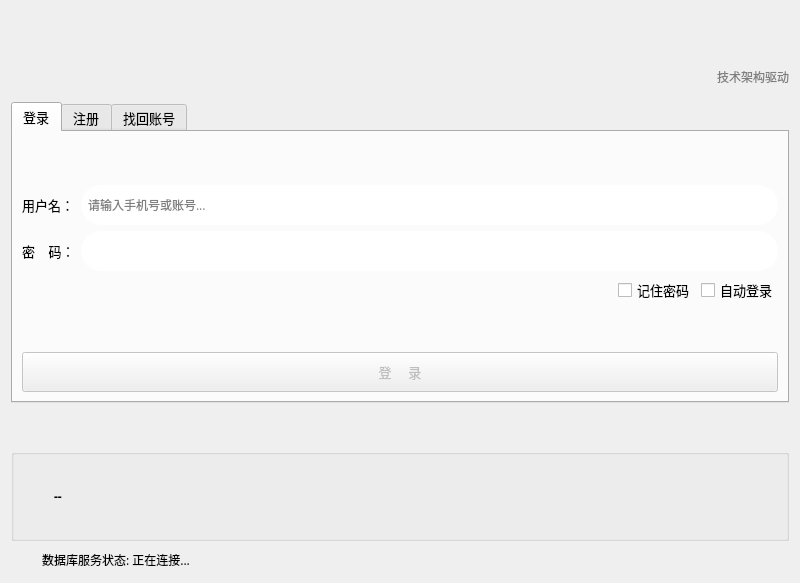
<?xml version="1.0" encoding="UTF-8"?>
<ui version="4.0">
 <class>formLogin</class>
 <widget class="QWidget" name="formLogin">
  <property name="geometry">
   <rect>
    <x>0</x>
    <y>0</y>
    <width>800</width>
    <height>583</height>
   </rect>
  </property>
  <property name="minimumSize">
   <size>
    <width>800</width>
    <height>520</height>
   </size>
  </property>
  <property name="maximumSize">
   <size>
    <width>810</width>
    <height>16777215</height>
   </size>
  </property>
  <property name="font">
   <font>
    <family>微软雅黑</family>
    <pointsize>9</pointsize>
   </font>
  </property>
  <property name="windowTitle">
   <string>WePlanet 登录</string>
  </property>
  <property name="windowIcon">
   <iconset resource="resource.qrc">
    <normaloff>:/images/logo/MagicLightAssistant.png</normaloff>:/images/logo/MagicLightAssistant.png</iconset>
  </property>
  <layout class="QGridLayout" name="gridLayout_11">
   <item row="2" column="0" colspan="5">
    <widget class="QTabWidget" name="tabWidget">
     <property name="font">
      <font>
       <family>微软雅黑</family>
       <pointsize>10</pointsize>
      </font>
     </property>
     <property name="currentIndex">
      <number>0</number>
     </property>
     <widget class="QWidget" name="tab">
      <attribute name="title">
       <string>登录</string>
      </attribute>
      <layout class="QGridLayout" name="gridLayout_3">
       <item row="1" column="0" colspan="3">
        <layout class="QGridLayout" name="gridLayout">
         <item row="1" column="1">
          <widget class="QLineEdit" name="lineEdit_Pwd">
           <property name="minimumSize">
            <size>
             <width>0</width>
             <height>40</height>
            </size>
           </property>
           <property name="font">
            <font>
             <family>微软雅黑</family>
             <pointsize>9</pointsize>
            </font>
           </property>
           <property name="styleSheet">
            <string notr="true">border-radius: 20px;/*设置圆角的大小*/
border: .5px solid rgb(207, 207, 207);
padding: 0px 5px;</string>
           </property>
           <property name="maxLength">
            <number>16</number>
           </property>
           <property name="echoMode">
            <enum>QLineEdit::Password</enum>
           </property>
          </widget>
         </item>
         <item row="1" column="0">
          <widget class="QLabel" name="label_3">
           <property name="text">
            <string>密    码：</string>
           </property>
          </widget>
         </item>
         <item row="0" column="0">
          <widget class="QLabel" name="label_2">
           <property name="text">
            <string>用户名：</string>
           </property>
          </widget>
         </item>
         <item row="0" column="1">
          <widget class="QLineEdit" name="lineEdit_Uid">
           <property name="minimumSize">
            <size>
             <width>0</width>
             <height>40</height>
            </size>
           </property>
           <property name="font">
            <font>
             <family>微软雅黑</family>
             <pointsize>9</pointsize>
            </font>
           </property>
           <property name="styleSheet">
            <string notr="true">border-radius: 20px;/*设置圆角的大小*/
border: .5px solid rgb(207, 207, 207);
padding: 0px 5px;</string>
           </property>
           <property name="inputMask">
            <string/>
           </property>
           <property name="text">
            <string/>
           </property>
           <property name="maxLength">
            <number>32767</number>
           </property>
           <property name="placeholderText">
            <string>请输入手机号或账号...</string>
           </property>
          </widget>
         </item>
        </layout>
       </item>
       <item row="3" column="0" colspan="3">
        <spacer name="verticalSpacer_2">
         <property name="orientation">
          <enum>Qt::Vertical</enum>
         </property>
         <property name="sizeHint" stdset="0">
          <size>
           <width>20</width>
           <height>40</height>
          </size>
         </property>
        </spacer>
       </item>
       <item row="2" column="2">
        <widget class="QCheckBox" name="checkBox_autoLogin">
         <property name="text">
          <string>自动登录</string>
         </property>
        </widget>
       </item>
       <item row="0" column="0" colspan="3">
        <spacer name="verticalSpacer_4">
         <property name="orientation">
          <enum>Qt::Vertical</enum>
         </property>
         <property name="sizeHint" stdset="0">
          <size>
           <width>20</width>
           <height>40</height>
          </size>
         </property>
        </spacer>
       </item>
       <item row="2" column="0">
        <spacer name="horizontalSpacer_2">
         <property name="orientation">
          <enum>Qt::Horizontal</enum>
         </property>
         <property name="sizeHint" stdset="0">
          <size>
           <width>416</width>
           <height>20</height>
          </size>
         </property>
        </spacer>
       </item>
       <item row="4" column="0" colspan="3">
        <widget class="QPushButton" name="btn_Login">
         <property name="enabled">
          <bool>false</bool>
         </property>
         <property name="minimumSize">
          <size>
           <width>0</width>
           <height>40</height>
          </size>
         </property>
         <property name="layoutDirection">
          <enum>Qt::LeftToRight</enum>
         </property>
         <property name="text">
          <string>  登     录  </string>
         </property>
         <property name="icon">
          <iconset resource="resource.qrc">
           <normaloff>:/images/color_icon/arrow_up_2.svg</normaloff>:/images/color_icon/arrow_up_2.svg</iconset>
         </property>
         <property name="iconSize">
          <size>
           <width>22</width>
           <height>22</height>
          </size>
         </property>
        </widget>
       </item>
       <item row="2" column="1">
        <widget class="QCheckBox" name="checkBox_remPwd">
         <property name="text">
          <string>记住密码</string>
         </property>
        </widget>
       </item>
      </layout>
     </widget>
     <widget class="QWidget" name="tab_2">
      <attribute name="title">
       <string>注册</string>
      </attribute>
      <layout class="QGridLayout" name="gridLayout_4">
       <item row="0" column="1" colspan="2">
        <spacer name="verticalSpacer_8">
         <property name="orientation">
          <enum>Qt::Vertical</enum>
         </property>
         <property name="sizeHint" stdset="0">
          <size>
           <width>468</width>
           <height>40</height>
          </size>
         </property>
        </spacer>
       </item>
       <item row="1" column="0" colspan="4">
        <layout class="QGridLayout" name="gridLayout_2">
         <item row="0" column="0">
          <widget class="QLabel" name="label_6">
           <property name="minimumSize">
            <size>
             <width>0</width>
             <height>35</height>
            </size>
           </property>
           <property name="text">
            <string>姓       名：</string>
           </property>
          </widget>
         </item>
         <item row="0" column="1">
          <widget class="QLineEdit" name="lineEdit_SignupName">
           <property name="minimumSize">
            <size>
             <width>0</width>
             <height>35</height>
            </size>
           </property>
           <property name="maximumSize">
            <size>
             <width>16777215</width>
             <height>16777215</height>
            </size>
           </property>
           <property name="font">
            <font>
             <family>微软雅黑</family>
             <pointsize>9</pointsize>
            </font>
           </property>
           <property name="styleSheet">
            <string notr="true">border-radius: 17px;/*设置圆角的大小*/
border: .5px solid rgb(207, 207, 207);
padding: 0px 5px;</string>
           </property>
           <property name="text">
            <string/>
           </property>
           <property name="maxLength">
            <number>16</number>
           </property>
          </widget>
         </item>
         <item row="0" column="2">
          <widget class="QLabel" name="label_11">
           <property name="minimumSize">
            <size>
             <width>0</width>
             <height>35</height>
            </size>
           </property>
           <property name="text">
            <string>手  机  号：</string>
           </property>
          </widget>
         </item>
         <item row="0" column="3">
          <widget class="QLineEdit" name="lineEdit_SignupTel">
           <property name="minimumSize">
            <size>
             <width>0</width>
             <height>35</height>
            </size>
           </property>
           <property name="maximumSize">
            <size>
             <width>16777215</width>
             <height>16777215</height>
            </size>
           </property>
           <property name="font">
            <font>
             <family>微软雅黑</family>
             <pointsize>9</pointsize>
            </font>
           </property>
           <property name="styleSheet">
            <string notr="true">border-radius: 17px;/*设置圆角的大小*/
border: .5px solid rgb(207, 207, 207);
padding: 0px 5px;</string>
           </property>
           <property name="maxLength">
            <number>16</number>
           </property>
           <property name="placeholderText">
            <string>可用于登录账号...</string>
           </property>
          </widget>
         </item>
         <item row="1" column="0">
          <widget class="QLabel" name="label_7">
           <property name="minimumSize">
            <size>
             <width>0</width>
             <height>35</height>
            </size>
           </property>
           <property name="text">
            <string>密       码：</string>
           </property>
          </widget>
         </item>
         <item row="1" column="1" colspan="3">
          <widget class="QLineEdit" name="lineEdit_SignupPwd">
           <property name="minimumSize">
            <size>
             <width>0</width>
             <height>35</height>
            </size>
           </property>
           <property name="maximumSize">
            <size>
             <width>16777215</width>
             <height>16777215</height>
            </size>
           </property>
           <property name="font">
            <font>
             <family>微软雅黑</family>
             <pointsize>9</pointsize>
            </font>
           </property>
           <property name="styleSheet">
            <string notr="true">border-radius: 17px;/*设置圆角的大小*/
border: .5px solid rgb(207, 207, 207);
padding: 0px 5px;</string>
           </property>
           <property name="maxLength">
            <number>16</number>
           </property>
           <property name="echoMode">
            <enum>QLineEdit::Password</enum>
           </property>
          </widget>
         </item>
         <item row="2" column="0">
          <widget class="QLabel" name="label_12">
           <property name="minimumSize">
            <size>
             <width>0</width>
             <height>35</height>
            </size>
           </property>
           <property name="text">
            <string>确认密码：</string>
           </property>
          </widget>
         </item>
         <item row="2" column="1" colspan="3">
          <widget class="QLineEdit" name="lineEdit_SignupPwdAgain">
           <property name="minimumSize">
            <size>
             <width>0</width>
             <height>35</height>
            </size>
           </property>
           <property name="maximumSize">
            <size>
             <width>16777215</width>
             <height>16777215</height>
            </size>
           </property>
           <property name="font">
            <font>
             <family>微软雅黑</family>
             <pointsize>9</pointsize>
            </font>
           </property>
           <property name="styleSheet">
            <string notr="true">border-radius: 17px;/*设置圆角的大小*/
border: .5px solid rgb(207, 207, 207);
padding: 0px 5px;</string>
           </property>
           <property name="maxLength">
            <number>16</number>
           </property>
           <property name="echoMode">
            <enum>QLineEdit::Password</enum>
           </property>
          </widget>
         </item>
        </layout>
       </item>
       <item row="2" column="0">
        <spacer name="verticalSpacer_3">
         <property name="orientation">
          <enum>Qt::Vertical</enum>
         </property>
         <property name="sizeHint" stdset="0">
          <size>
           <width>20</width>
           <height>40</height>
          </size>
         </property>
        </spacer>
       </item>
       <item row="2" column="1">
        <spacer name="horizontalSpacer">
         <property name="orientation">
          <enum>Qt::Horizontal</enum>
         </property>
         <property name="sizeHint" stdset="0">
          <size>
           <width>397</width>
           <height>20</height>
          </size>
         </property>
        </spacer>
       </item>
       <item row="2" column="2">
        <widget class="QLabel" name="label_13">
         <property name="minimumSize">
          <size>
           <width>0</width>
           <height>35</height>
          </size>
         </property>
         <property name="text">
          <string>性       别：</string>
         </property>
        </widget>
       </item>
       <item row="2" column="3">
        <widget class="QComboBox" name="comBox_gender">
         <property name="minimumSize">
          <size>
           <width>90</width>
           <height>30</height>
          </size>
         </property>
         <item>
          <property name="text">
           <string>请选择</string>
          </property>
         </item>
         <item>
          <property name="text">
           <string>男</string>
          </property>
         </item>
         <item>
          <property name="text">
           <string>女</string>
          </property>
         </item>
        </widget>
       </item>
       <item row="3" column="0" colspan="4">
        <widget class="QPushButton" name="btn_Signup">
         <property name="enabled">
          <bool>false</bool>
         </property>
         <property name="minimumSize">
          <size>
           <width>0</width>
           <height>40</height>
          </size>
         </property>
         <property name="layoutDirection">
          <enum>Qt::LeftToRight</enum>
         </property>
         <property name="text">
          <string>注     册</string>
         </property>
        </widget>
       </item>
      </layout>
     </widget>
     <widget class="QWidget" name="tab_3">
      <attribute name="title">
       <string>找回账号</string>
      </attribute>
      <layout class="QGridLayout" name="gridLayout_13">
       <item row="0" column="0">
        <layout class="QGridLayout" name="gridLayout_12">
         <item row="0" column="0">
          <widget class="QLabel" name="label_10">
           <property name="text">
            <string>邮     箱：</string>
           </property>
          </widget>
         </item>
         <item row="0" column="1" colspan="2">
          <widget class="QLineEdit" name="lineEdit_foget_mail">
           <property name="minimumSize">
            <size>
             <width>0</width>
             <height>35</height>
            </size>
           </property>
           <property name="font">
            <font>
             <family>微软雅黑</family>
             <pointsize>9</pointsize>
            </font>
           </property>
           <property name="styleSheet">
            <string notr="true">border-radius: 17px;/*设置圆角的大小*/
border: .5px solid rgb(207, 207, 207);
padding: 0px 5px;</string>
           </property>
           <property name="inputMask">
            <string/>
           </property>
           <property name="text">
            <string/>
           </property>
           <property name="maxLength">
            <number>32767</number>
           </property>
           <property name="placeholderText">
            <string>请输入待找回账号所绑定的邮箱...</string>
           </property>
          </widget>
         </item>
         <item row="1" column="0">
          <widget class="QLabel" name="label_9">
           <property name="text">
            <string>验 证 码：</string>
           </property>
          </widget>
         </item>
         <item row="1" column="1">
          <widget class="QLineEdit" name="lineEdit_foget_token">
           <property name="minimumSize">
            <size>
             <width>0</width>
             <height>35</height>
            </size>
           </property>
           <property name="font">
            <font>
             <family>微软雅黑</family>
             <pointsize>9</pointsize>
            </font>
           </property>
           <property name="styleSheet">
            <string notr="true">border-radius: 17px;/*设置圆角的大小*/
border: .5px solid rgb(207, 207, 207);
padding: 0px 5px;</string>
           </property>
           <property name="echoMode">
            <enum>QLineEdit::Normal</enum>
           </property>
          </widget>
         </item>
         <item row="1" column="2">
          <widget class="QPushButton" name="btn_sendToken">
           <property name="minimumSize">
            <size>
             <width>120</width>
             <height>35</height>
            </size>
           </property>
           <property name="text">
            <string>发送验证码</string>
           </property>
          </widget>
         </item>
         <item row="2" column="0">
          <widget class="QLabel" name="label_14">
           <property name="text">
            <string>新 密 码：</string>
           </property>
          </widget>
         </item>
         <item row="2" column="1" colspan="2">
          <widget class="QLineEdit" name="lineEdit_foget_renew">
           <property name="minimumSize">
            <size>
             <width>0</width>
             <height>35</height>
            </size>
           </property>
           <property name="font">
            <font>
             <family>微软雅黑</family>
             <pointsize>9</pointsize>
            </font>
           </property>
           <property name="styleSheet">
            <string notr="true">border-radius: 17px;/*设置圆角的大小*/
border: .5px solid rgb(207, 207, 207);
padding: 0px 5px;</string>
           </property>
           <property name="inputMask">
            <string/>
           </property>
           <property name="text">
            <string/>
           </property>
           <property name="maxLength">
            <number>32767</number>
           </property>
           <property name="echoMode">
            <enum>QLineEdit::Password</enum>
           </property>
           <property name="placeholderText">
            <string/>
           </property>
          </widget>
         </item>
        </layout>
       </item>
       <item row="1" column="0">
        <widget class="QLabel" name="label_foget_uid">
         <property name="minimumSize">
          <size>
           <width>0</width>
           <height>30</height>
          </size>
         </property>
         <property name="text">
          <string>待找回的账号：--</string>
         </property>
        </widget>
       </item>
       <item row="2" column="0">
        <spacer name="verticalSpacer">
         <property name="orientation">
          <enum>Qt::Vertical</enum>
         </property>
         <property name="sizeHint" stdset="0">
          <size>
           <width>20</width>
           <height>6</height>
          </size>
         </property>
        </spacer>
       </item>
       <item row="3" column="0">
        <widget class="QPushButton" name="btn_renew">
         <property name="enabled">
          <bool>false</bool>
         </property>
         <property name="minimumSize">
          <size>
           <width>0</width>
           <height>40</height>
          </size>
         </property>
         <property name="layoutDirection">
          <enum>Qt::LeftToRight</enum>
         </property>
         <property name="text">
          <string>确认重置密码</string>
         </property>
         <property name="icon">
          <iconset resource="resource.qrc">
           <normaloff>:/images/color_icon/arrow_up_2.svg</normaloff>:/images/color_icon/arrow_up_2.svg</iconset>
         </property>
         <property name="iconSize">
          <size>
           <width>22</width>
           <height>22</height>
          </size>
         </property>
        </widget>
       </item>
      </layout>
     </widget>
    </widget>
   </item>
   <item row="3" column="1">
    <spacer name="verticalSpacer_5">
     <property name="orientation">
      <enum>Qt::Vertical</enum>
     </property>
     <property name="sizeHint" stdset="0">
      <size>
       <width>20</width>
       <height>40</height>
      </size>
     </property>
    </spacer>
   </item>
   <item row="1" column="2">
    <spacer name="horizontalSpacer_3">
     <property name="orientation">
      <enum>Qt::Horizontal</enum>
     </property>
     <property name="sizeHint" stdset="0">
      <size>
       <width>168</width>
       <height>20</height>
      </size>
     </property>
    </spacer>
   </item>
   <item row="1" column="3" colspan="2">
    <layout class="QGridLayout" name="gridLayout_9">
     <item row="0" column="0">
      <widget class="QLabel" name="label_4">
       <property name="minimumSize">
        <size>
         <width>63</width>
         <height>38</height>
        </size>
       </property>
       <property name="maximumSize">
        <size>
         <width>63</width>
         <height>38</height>
        </size>
       </property>
       <property name="text">
        <string/>
       </property>
       <property name="pixmap">
        <pixmap resource="resource.qrc">:/images/img/nt-logo.png</pixmap>
       </property>
       <property name="scaledContents">
        <bool>true</bool>
       </property>
      </widget>
     </item>
     <item row="0" column="1">
      <widget class="QLabel" name="label_5">
       <property name="minimumSize">
        <size>
         <width>0</width>
         <height>38</height>
        </size>
       </property>
       <property name="maximumSize">
        <size>
         <width>110</width>
         <height>38</height>
        </size>
       </property>
       <property name="font">
        <font>
         <family>微软雅黑</family>
         <pointsize>9</pointsize>
        </font>
       </property>
       <property name="text">
        <string>&lt;html&gt;&lt;head/&gt;&lt;body&gt;&lt;p&gt;&lt;span style=&quot; color:#7f7f7f;&quot;&gt;技术架构驱动&lt;/span&gt;&lt;/p&gt;&lt;/body&gt;&lt;/html&gt;</string>
       </property>
       <property name="alignment">
        <set>Qt::AlignLeading|Qt::AlignLeft|Qt::AlignVCenter</set>
       </property>
      </widget>
     </item>
    </layout>
   </item>
   <item row="4" column="0" colspan="5">
    <layout class="QGridLayout" name="gridLayout_7">
     <item row="0" column="0">
      <widget class="QGroupBox" name="groupBox">
       <property name="title">
        <string/>
       </property>
       <layout class="QGridLayout" name="gridLayout_6">
        <item row="0" column="0">
         <widget class="QLabel" name="label_announcementIcon">
          <property name="minimumSize">
           <size>
            <width>25</width>
            <height>25</height>
           </size>
          </property>
          <property name="maximumSize">
           <size>
            <width>25</width>
            <height>25</height>
           </size>
          </property>
          <property name="text">
           <string/>
          </property>
          <property name="scaledContents">
           <bool>true</bool>
          </property>
         </widget>
        </item>
        <item row="1" column="0">
         <spacer name="verticalSpacer_7">
          <property name="orientation">
           <enum>Qt::Vertical</enum>
          </property>
          <property name="sizeHint" stdset="0">
           <size>
            <width>20</width>
            <height>40</height>
           </size>
          </property>
         </spacer>
        </item>
        <item row="0" column="1" rowspan="2">
         <widget class="QLabel" name="label_announcement">
          <property name="font">
           <font>
            <family>微软雅黑</family>
            <pointsize>9</pointsize>
            <weight>75</weight>
            <bold>true</bold>
           </font>
          </property>
          <property name="text">
           <string>--</string>
          </property>
          <property name="wordWrap">
           <bool>true</bool>
          </property>
         </widget>
        </item>
       </layout>
      </widget>
     </item>
     <item row="1" column="0">
      <layout class="QGridLayout" name="gridLayout_5">
       <item row="0" column="0">
        <widget class="QLabel" name="labelIcon">
         <property name="minimumSize">
          <size>
           <width>25</width>
           <height>25</height>
          </size>
         </property>
         <property name="maximumSize">
          <size>
           <width>25</width>
           <height>25</height>
          </size>
         </property>
         <property name="text">
          <string/>
         </property>
         <property name="scaledContents">
          <bool>true</bool>
         </property>
         <property name="alignment">
          <set>Qt::AlignCenter</set>
         </property>
        </widget>
       </item>
       <item row="0" column="1">
        <widget class="QLabel" name="labelStatus">
         <property name="minimumSize">
          <size>
           <width>621</width>
           <height>0</height>
          </size>
         </property>
         <property name="font">
          <font>
           <family>微软雅黑</family>
           <pointsize>9</pointsize>
          </font>
         </property>
         <property name="text">
          <string>数据库服务状态: 正在连接...</string>
         </property>
        </widget>
       </item>
      </layout>
     </item>
    </layout>
   </item>
   <item row="0" column="4">
    <layout class="QGridLayout" name="gridLayout_10">
     <item row="0" column="0">
      <spacer name="verticalSpacer_6">
       <property name="orientation">
        <enum>Qt::Vertical</enum>
       </property>
       <property name="sizeHint" stdset="0">
        <size>
         <width>17</width>
         <height>15</height>
        </size>
       </property>
      </spacer>
     </item>
     <item row="1" column="0">
      <widget class="QLabel" name="label_8">
       <property name="maximumSize">
        <size>
         <width>66</width>
         <height>30</height>
        </size>
       </property>
       <property name="text">
        <string/>
       </property>
       <property name="pixmap">
        <pixmap resource="resource.qrc">:/images/img/stable.png</pixmap>
       </property>
       <property name="scaledContents">
        <bool>true</bool>
       </property>
      </widget>
     </item>
    </layout>
   </item>
   <item row="0" column="1" rowspan="2">
    <widget class="QLabel" name="label">
     <property name="maximumSize">
      <size>
       <width>289</width>
       <height>80</height>
      </size>
     </property>
     <property name="palette">
      <palette>
       <active>
        <colorrole role="WindowText">
         <brush brushstyle="SolidPattern">
          <color alpha="255">
           <red>112</red>
           <green>112</green>
           <blue>112</blue>
          </color>
         </brush>
        </colorrole>
        <colorrole role="Text">
         <brush brushstyle="SolidPattern">
          <color alpha="255">
           <red>113</red>
           <green>113</green>
           <blue>113</blue>
          </color>
         </brush>
        </colorrole>
        <colorrole role="PlaceholderText">
         <brush brushstyle="SolidPattern">
          <color alpha="128">
           <red>113</red>
           <green>113</green>
           <blue>113</blue>
          </color>
         </brush>
        </colorrole>
       </active>
       <inactive>
        <colorrole role="WindowText">
         <brush brushstyle="SolidPattern">
          <color alpha="255">
           <red>112</red>
           <green>112</green>
           <blue>112</blue>
          </color>
         </brush>
        </colorrole>
        <colorrole role="Text">
         <brush brushstyle="SolidPattern">
          <color alpha="255">
           <red>113</red>
           <green>113</green>
           <blue>113</blue>
          </color>
         </brush>
        </colorrole>
        <colorrole role="PlaceholderText">
         <brush brushstyle="SolidPattern">
          <color alpha="128">
           <red>113</red>
           <green>113</green>
           <blue>113</blue>
          </color>
         </brush>
        </colorrole>
       </inactive>
       <disabled>
        <colorrole role="WindowText">
         <brush brushstyle="SolidPattern">
          <color alpha="255">
           <red>120</red>
           <green>120</green>
           <blue>120</blue>
          </color>
         </brush>
        </colorrole>
        <colorrole role="Text">
         <brush brushstyle="SolidPattern">
          <color alpha="255">
           <red>120</red>
           <green>120</green>
           <blue>120</blue>
          </color>
         </brush>
        </colorrole>
        <colorrole role="PlaceholderText">
         <brush brushstyle="SolidPattern">
          <color alpha="128">
           <red>0</red>
           <green>0</green>
           <blue>0</blue>
          </color>
         </brush>
        </colorrole>
       </disabled>
      </palette>
     </property>
     <property name="font">
      <font>
       <family>微软雅黑</family>
       <pointsize>18</pointsize>
       <weight>50</weight>
       <bold>false</bold>
      </font>
     </property>
     <property name="styleSheet">
      <string notr="true">margin-bottom: 10px;</string>
     </property>
     <property name="text">
      <string/>
     </property>
     <property name="pixmap">
      <pixmap resource="resource.qrc">:/images/logo/bar_icon.png</pixmap>
     </property>
     <property name="scaledContents">
      <bool>true</bool>
     </property>
     <property name="alignment">
      <set>Qt::AlignCenter</set>
     </property>
     <property name="margin">
      <number>0</number>
     </property>
    </widget>
   </item>
  </layout>
 </widget>
 <resources>
  <include location="resource.qrc"/>
 </resources>
 <connections/>
</ui>
